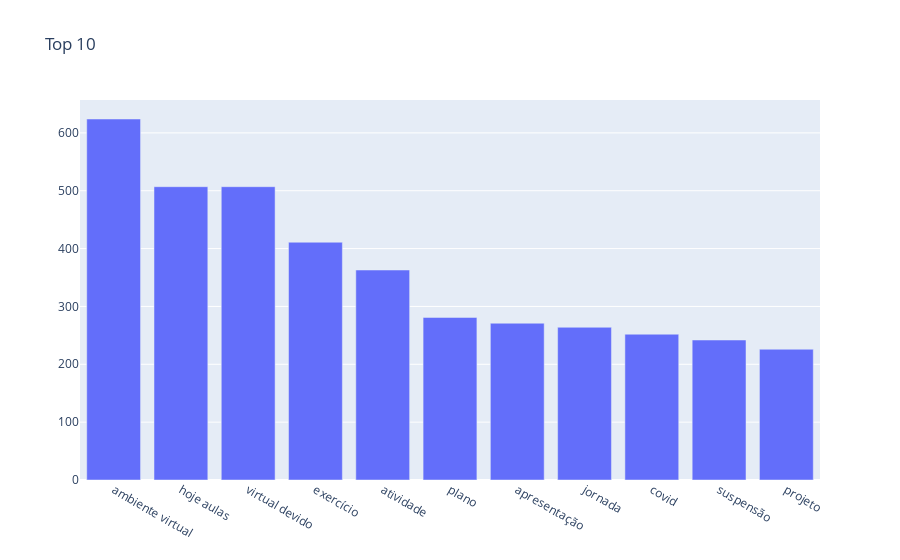

Notebook source saved alongside this figure:
### Code cell
# Top 10 dos assuntos mais frequentes
generateTop10Plot(text_conteudo)

### Figure 1 — Plotly figure (JSON) as saved in the notebook; plotly's stock layout.template omitted (floating-point values rounded to 4 significant figures)
{"data": [{"type": "bar", "x": ["ambiente virtual", "hoje aulas", "virtual devido", "exercício", "atividade", "plano", "apresentação", "jornada", "covid", "suspensão", "projeto"], "y": [624, 507, 507, 411, 363, 281, 271, 264, 252, 242, 226]}], "layout": {"title": {"text": "Top 10 "}}}
